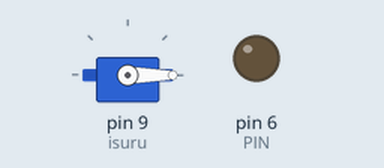
This sketch was run on a simulated Arduino Uno, built with avr-gcc and run on an emulated ATmega328P. Shown: servo, output pins drawn as LEDs (lit = HIGH).

Above: at 0.05 s.
At 3.95 s:
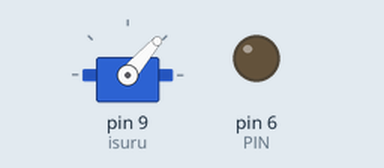
At 7.95 s:
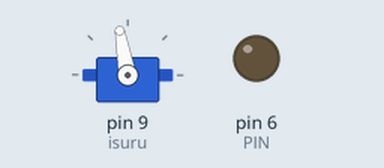
At 15.95 s:
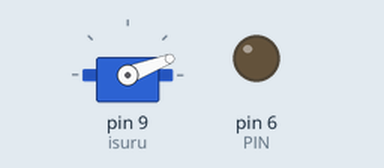
Timing chart, 0 to 21.0 s (numbered marks = the images above):
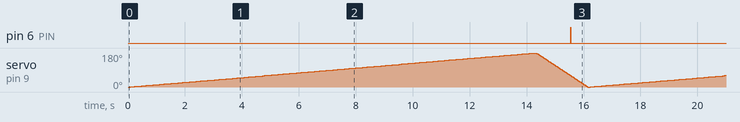

The sketch:

Servo_motor.ino
```cpp
#include <Servo.h>

Servo isuru;
int PIN = 6;
void setup() {
  // put your setup code here, to run once:
  isuru.attach(9);
  isuru.write(0);
  pinMode(PIN, OUTPUT);
  Serial.begin(9600);
}

void loop() {
  // put*/ your main code here, to run repeatedly:
  fun();
}

int fun() {
  int i = 0;
  for (i; i <= 180; i++) {
    if (i == 120) {
//      light(PIN);
      continue;
    }else if(i == 60){
//      light(PIN);
      continue;
    }else {
      isuru.write(i);
      delay(80);
    }
  }
  for (int p = 180; p >= 0; p--) {
    if (p == 60) {
      light(PIN);
    } else {
      isuru.write(p);
      delay(10);
    }

  }

}

int light(int pin) {
  digitalWrite(pin, HIGH);
  delay(10);
  digitalWrite(pin, LOW);
}
```

Measured:
- by itself, pin 6 (PIN): alternates HIGH for 0.01 s and LOW for 16.1 s
